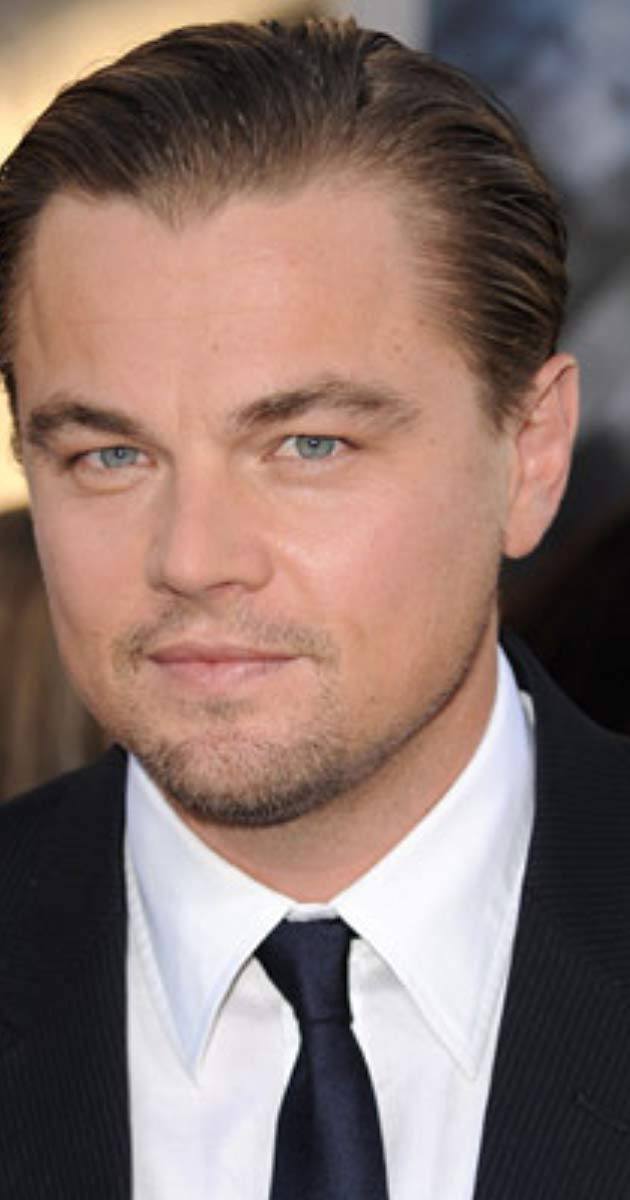
#> input picture Makeup/leonardo.jpg, 630 x 1200 px
$ python testing.py
#> lines starting #> are read from the running program, lines starting #| are printed output that depends on the picture
from PIL import Image, ImageEnhance

im = Image.open("leonardo.jpg")
#> im is the input picture: PIL image 630x1200 RGB; mean R, G, B 135.3, 113.5, 107

enhancer = ImageEnhance.Color(im)

factor = 1
im_s_1 = enhancer.enhance(factor)
im_s_1.save('original-image-1.png');

factor = 0
im_s_1 = enhancer.enhance(factor)
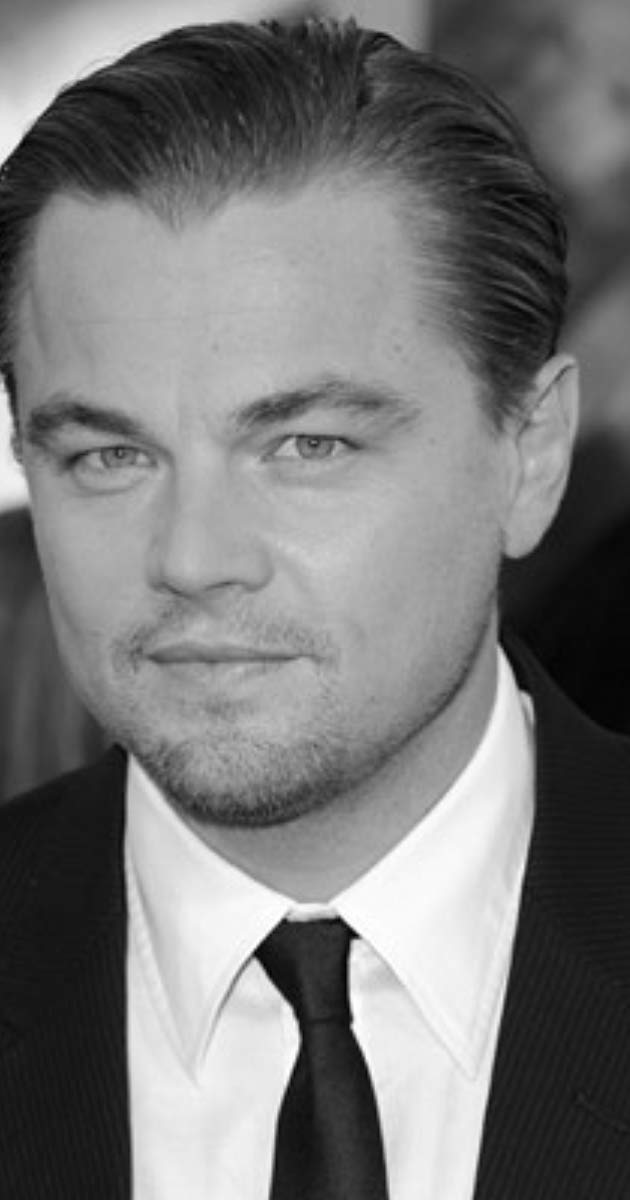
#> im_s_1: PIL image 630x1200 RGB; min 0, max 255, mean 119.3
im_s_1.save('blurred-image.png');

factor = 2
im_s_1 = enhancer.enhance(factor)
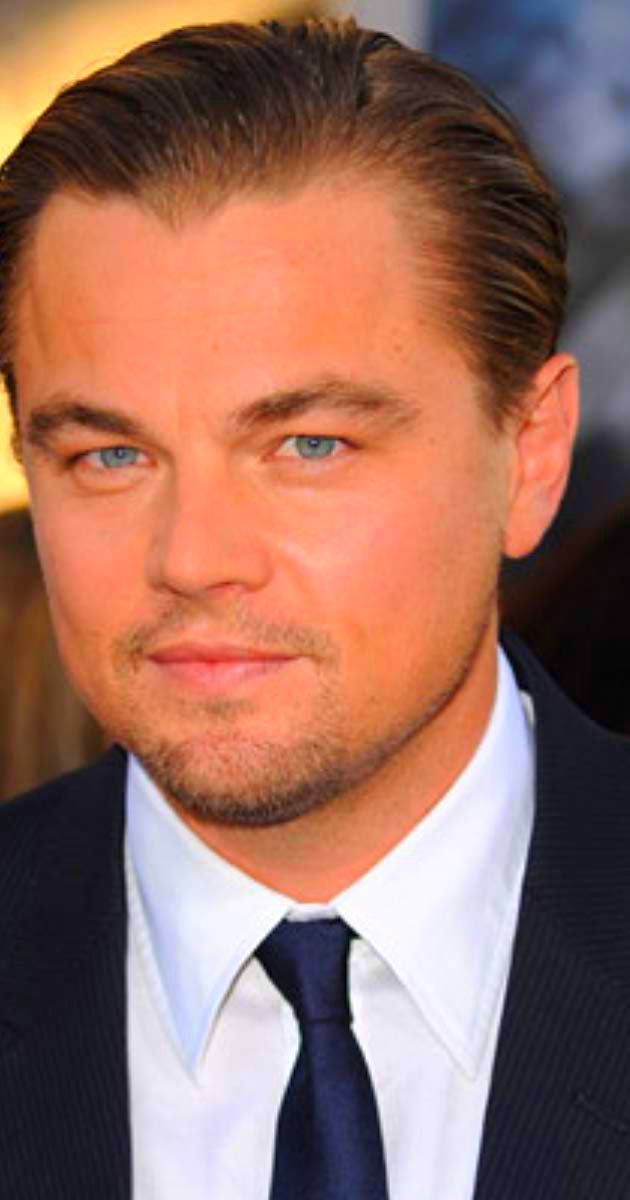
#> im_s_1: PIL image 630x1200 RGB; mean R, G, B 150.5, 107.8, 94.6
im_s_1.save('sharpened-image.png');

$ run again, with Makeup/benedict.jpg copied over Makeup/leonardo.jpg
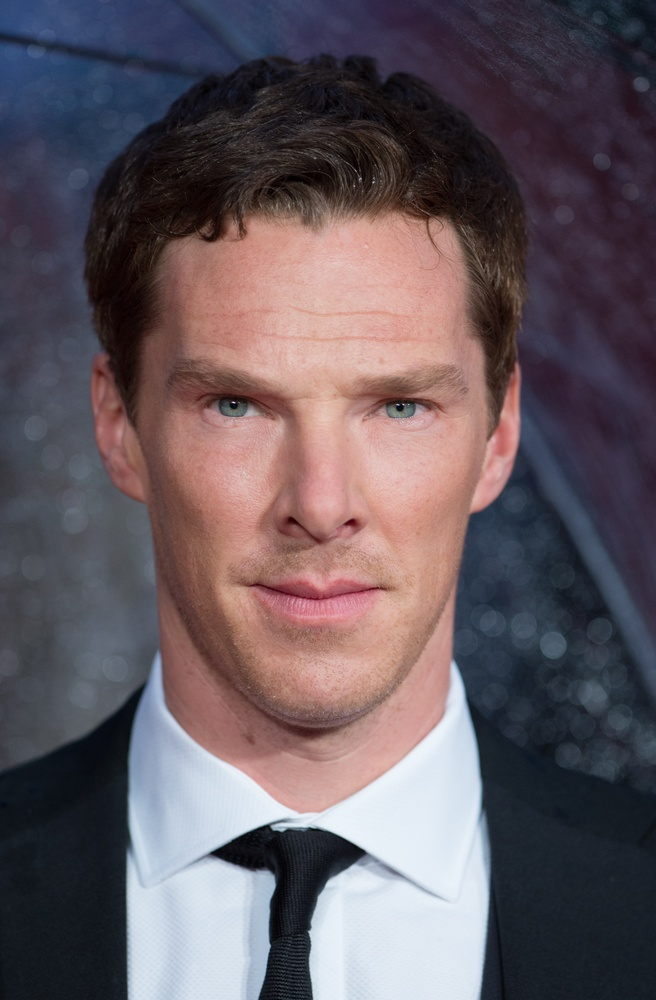
#> input picture Makeup/benedict.jpg, 656 x 1000 px, shrunk from 1967 x 3000 before the run
#> im is the input picture: PIL image 656x1000 RGB; mean R, G, B 100.6, 89, 95.4
#> `im_s_1 = enhancer.enhance(factor)`:
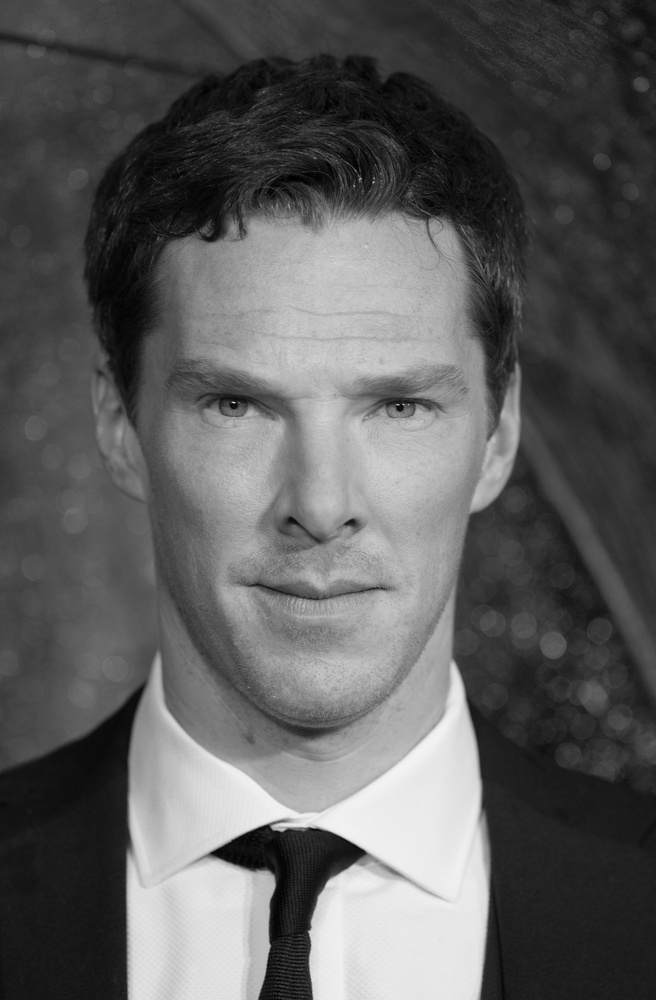
#> im_s_1: PIL image 656x1000 RGB; min 0, max 244, mean 93.2
#> `im_s_1 = enhancer.enhance(factor)`:
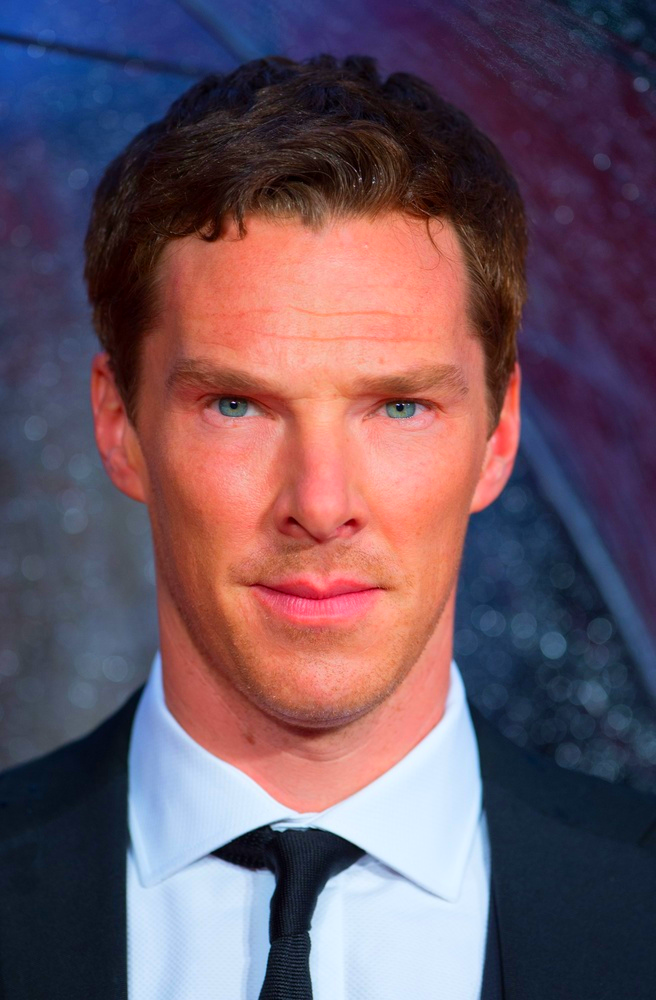
#> im_s_1: PIL image 656x1000 RGB; mean R, G, B 107.8, 84.9, 97.6

$ run again, with Makeup/haha.jpg copied over Makeup/leonardo.jpg
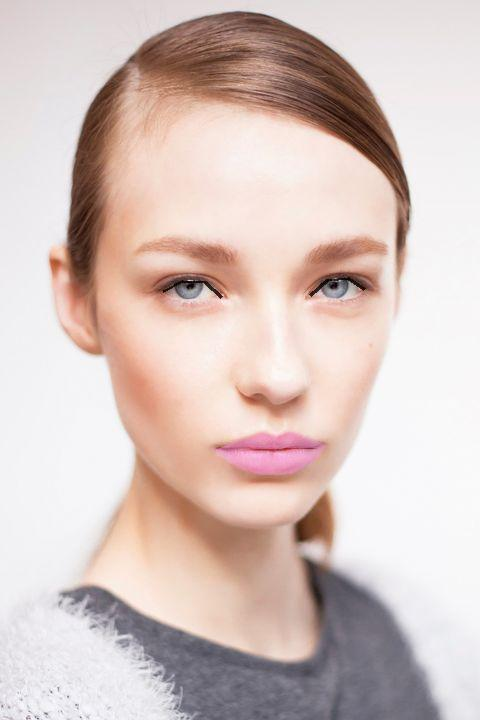
#> input picture Makeup/haha.jpg, 480 x 720 px
#> im is the input picture: PIL image 480x720 RGB; mean R, G, B 214.9, 196.9, 191.8
#> `im_s_1 = enhancer.enhance(factor)`:
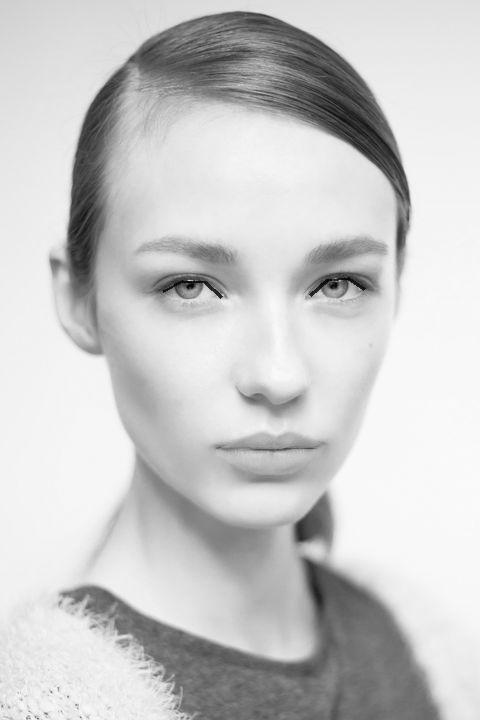
#> im_s_1: PIL image 480x720 RGB; min 1, max 254, mean 201.7
#> `im_s_1 = enhancer.enhance(factor)`:
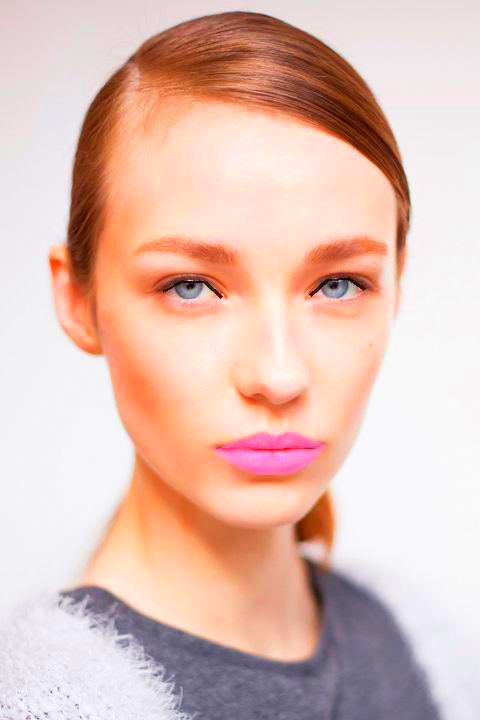
#> im_s_1: PIL image 480x720 RGB; mean R, G, B 225.5, 192.1, 181.9

$ run again, with Makeup/katy.jpg copied over Makeup/leonardo.jpg
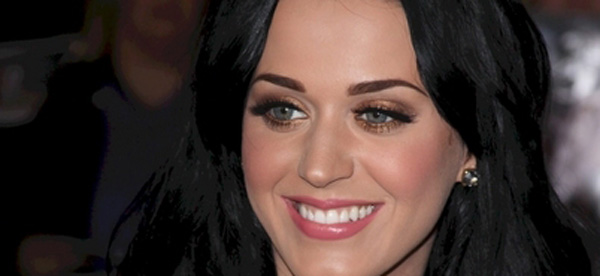
#> input picture Makeup/katy.jpg, 600 x 276 px
#> im is the input picture: PIL image 600x276 RGB; mean R, G, B 68.8, 53.4, 49.5
#> `im_s_1 = enhancer.enhance(factor)`:
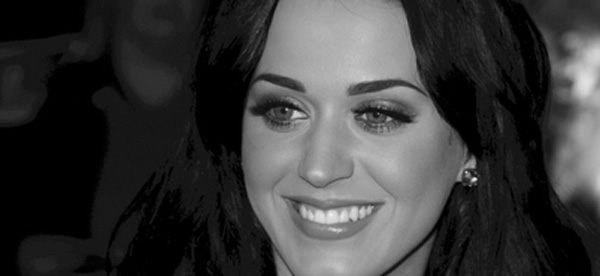
#> im_s_1: PIL image 600x276 RGB; min 0, max 242, mean 57.6
#> `im_s_1 = enhancer.enhance(factor)`:
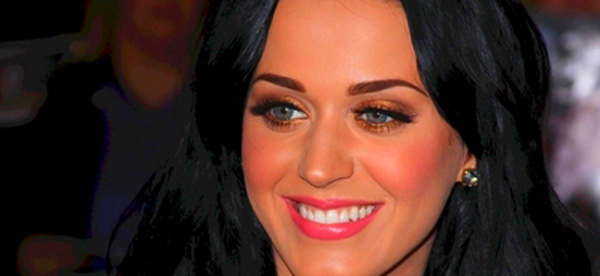
#> im_s_1: PIL image 600x276 RGB; mean R, G, B 80.1, 49.3, 41.5
